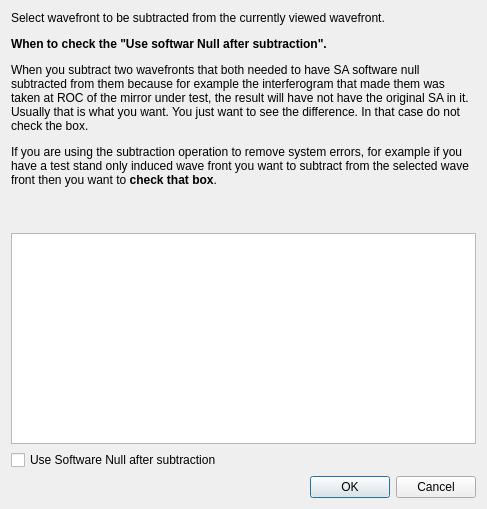
<?xml version="1.0" encoding="UTF-8"?>
<ui version="4.0">
 <class>subtractWavefronatsDlg</class>
 <widget class="QDialog" name="subtractWavefronatsDlg">
  <property name="geometry">
   <rect>
    <x>0</x>
    <y>0</y>
    <width>487</width>
    <height>509</height>
   </rect>
  </property>
  <property name="windowTitle">
   <string>Subtract wavefronts</string>
  </property>
  <layout class="QVBoxLayout" name="verticalLayout">
   <item>
    <widget class="QLabel" name="label">
     <property name="text">
      <string>&lt;html&gt;&lt;head/&gt;&lt;body&gt;&lt;p&gt;Select wavefront to be subtracted from the currently viewed wavefront. &lt;/p&gt;&lt;p&gt;&lt;span style=&quot; font-weight:700;&quot;&gt;When to check the &amp;quot;Use softwar Null after subtraction&amp;quot;.&lt;/span&gt;&lt;/p&gt;&lt;p&gt;When you subtract two wavefronts that both needed to have SA software null subtracted from them because for example the interferogram that made them was taken at ROC of the mirror under test, the result will have not have the original SA in it. Usually that is what you want. You just want to see the difference. In that case do not check the box.&lt;/p&gt;&lt;p&gt;If you are using the subtraction operation to remove system errors, for example if you have a test stand only induced wave front you want to subtract from the selected wave front  then you want to &lt;span style=&quot; font-weight:700;&quot;&gt;check that box&lt;/span&gt;.&lt;/p&gt;&lt;p&gt;&lt;br/&gt;&lt;/p&gt;&lt;/body&gt;&lt;/html&gt;</string>
     </property>
     <property name="wordWrap">
      <bool>true</bool>
     </property>
    </widget>
   </item>
   <item>
    <widget class="QListWidget" name="listWidget"/>
   </item>
   <item>
    <widget class="QCheckBox" name="useNullCb">
     <property name="toolTip">
      <string>&lt;html&gt;&lt;head/&gt;&lt;body&gt;&lt;p&gt;When you subtract two wavefronts that both needed to have SA software null subtracted from them because the interferogram that &lt;/p&gt;&lt;p&gt;made them was taken at ROC of the mirror under test, the result will have not have the original SA in it.&lt;/p&gt;&lt;p&gt;As a result subtracting the artificial null will artificially change the SA of the result. Usually you don't want that to happen.&lt;/p&gt;&lt;p&gt;So in this case do not check this check box. The result is only temporary for the current wavefront. If the wavefront&lt;/p&gt;&lt;p&gt;is operatied on again the null will subtracted from it.&lt;/p&gt;&lt;p&gt;&lt;br/&gt;&lt;/p&gt;&lt;p&gt;However if you are using the subtraction operation to remove system errors for example then you want to have this check box checked.&lt;/p&gt;&lt;p&gt;&lt;br/&gt;&lt;/p&gt;&lt;/body&gt;&lt;/html&gt;</string>
     </property>
     <property name="text">
      <string>Use Software Null after subtraction</string>
     </property>
    </widget>
   </item>
   <item>
    <widget class="QDialogButtonBox" name="buttonBox">
     <property name="orientation">
      <enum>Qt::Horizontal</enum>
     </property>
     <property name="standardButtons">
      <set>QDialogButtonBox::Cancel|QDialogButtonBox::Ok</set>
     </property>
    </widget>
   </item>
  </layout>
 </widget>
 <resources/>
 <connections>
  <connection>
   <sender>buttonBox</sender>
   <signal>accepted()</signal>
   <receiver>subtractWavefronatsDlg</receiver>
   <slot>accept()</slot>
   <hints>
    <hint type="sourcelabel">
     <x>248</x>
     <y>254</y>
    </hint>
    <hint type="destinationlabel">
     <x>157</x>
     <y>274</y>
    </hint>
   </hints>
  </connection>
  <connection>
   <sender>buttonBox</sender>
   <signal>rejected()</signal>
   <receiver>subtractWavefronatsDlg</receiver>
   <slot>reject()</slot>
   <hints>
    <hint type="sourcelabel">
     <x>316</x>
     <y>260</y>
    </hint>
    <hint type="destinationlabel">
     <x>286</x>
     <y>274</y>
    </hint>
   </hints>
  </connection>
 </connections>
</ui>
